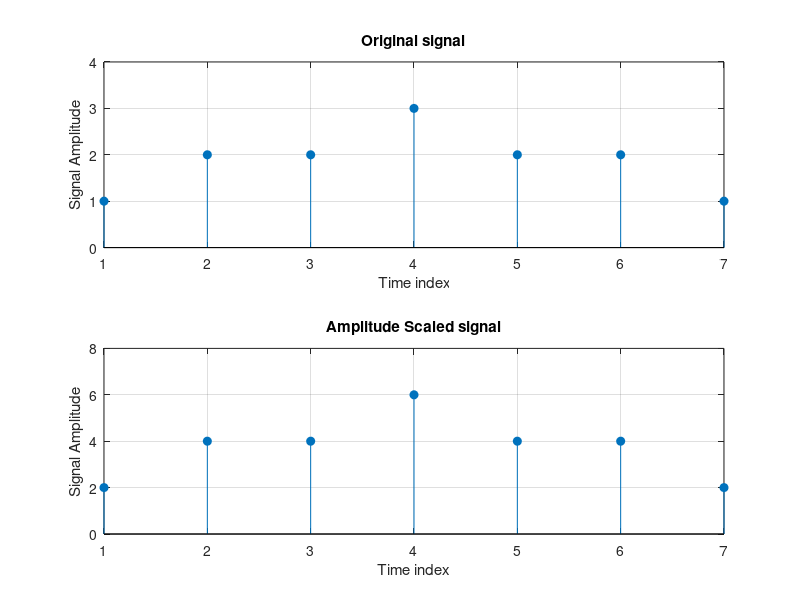

Write MATLAB code to recreate this figure.
clear 
n=1:7; 
x=[1 2 2 3 2 2 1]; 
subplot(2,1,1); 
stem(n,x, 'filled'); 
title('Original signal'); 
xlabel('Time index'); 
ylabel('Signal Amplitude'); 
axis([1 7 0 4]); 
grid; 
S=2; 
subplot(2,1,2); 
stem(n,S*x, 'filled'); 
title('Amplitude Scaled signal'); 
xlabel('Time index'); 
ylabel('Signal Amplitude'); 
axis([1 7 0 8]); grid;
